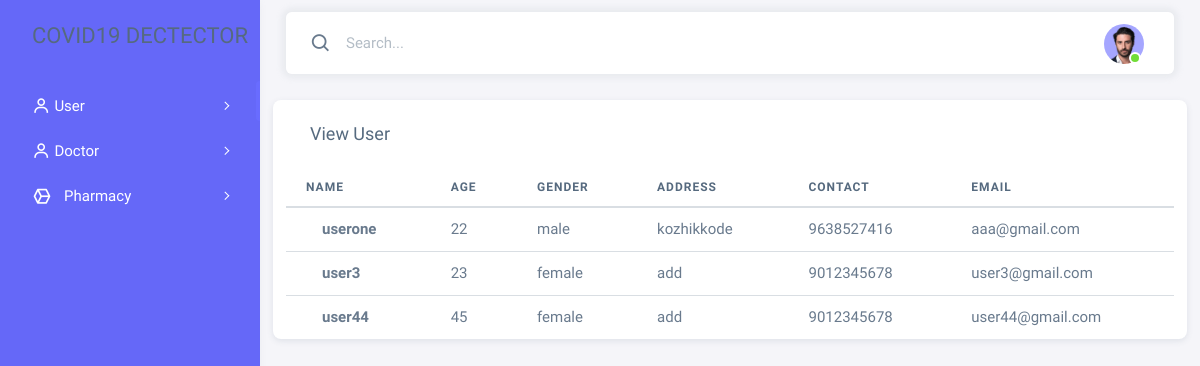
Screenshot of /view_user (signed in) with the database file from the repository.
### cpapp/models.py (models this page shows, shortened)
class PatientLogin(models.Model):
    user = models.OneToOneField(Login, on_delete=models.CASCADE,related_name="patient")
    name = models.CharField(max_length=100)
    age = models.CharField(max_length=100)
    gender = models.CharField(max_length=100)
    address = models.CharField(max_length=100)
    contact_no = models.CharField(max_length=100)
    email = models.EmailField()

### cpapp/views.py (the view)
# urls.py: path('view_user',views.view_user, name="view_user"),
@login_required(login_url='loginpage')
def view_user(request):
    data = PatientLogin.objects.all()
    return render(request, 'adminwork/view_user.html', {'data': data})

### templates/adminwork/view_user.html (shortened to what this page needs)
<!DOCTYPE html>
{% extends 'adminwork/index_admin.html' %}
{% block content %}
<div class="card">
                <h5 class="card-header">View User</h5>
                <div class="table-responsive text-nowrap">
                  <table class="table">
                    <thead>
                      <tr>
                        <th>name</th>
                        <th>Age</th>
                        <th>Gender</th>
                        <th>Address</th>
                        <th>Contact</th>
                        <th>email</th>
                      </tr>
                    </thead>
                    <tbody class="table-border-bottom-0">
                     {% for i in data %}
                      <tr>
                        <td> <strong>{{i.name}}</strong></td>
                        <td>{{i.age}}</td>
                        <td>{{i.gender}}</td>
                        <td>{{i.address}}</td>
                        <td>{{i.contact_no}}</td>
                        <td>{{i.email}}</td>
                      </tr>
                     {% endfor %}
                    </tbody>
                  </table>
                </div>
              </div>
{% endblock %}

### rows the page displays
PatientLogin: name "userone", age "22", gender "male", address "kozhikkode", contact_no "9638527416", email "aaa@gmail.com"
PatientLogin: name "user3", age "23", gender "female", address "add", contact_no "9012345678", email "user3@gmail.com"
PatientLogin: name "user44", age "45", gender "female", address "add", contact_no "9012345678", email "user44@gmail.com"
